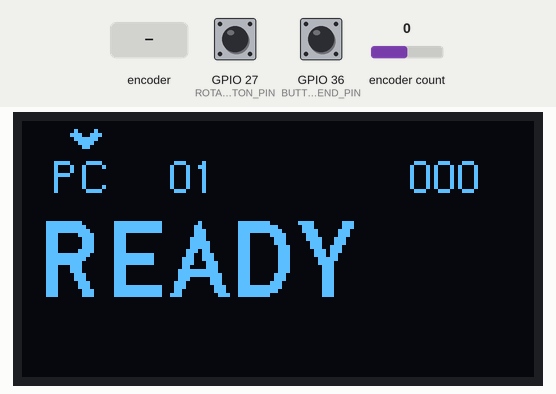
This program was run on a simulated ESP32. Parts: 128×64 one-colour display. Inputs (shaded band) come from the test bench; at power-on: encoder count 0, GPIO 36 (BUTTON_SEND_PIN) HIGH, GPIO 27 (ROTARY_ENCODER_BUTTON_PIN) HIGH. MIDI output is not drawn.

Above: at 1.2 s.
1.3 s: rotary encoder on GPIO 27 (ROTARY_ENCODER_BUTTON_PIN) / GPIO 14 (ROTARY_ENCODER_B_PIN) turned 3 steps (first pin leading)
At 2.4 s:
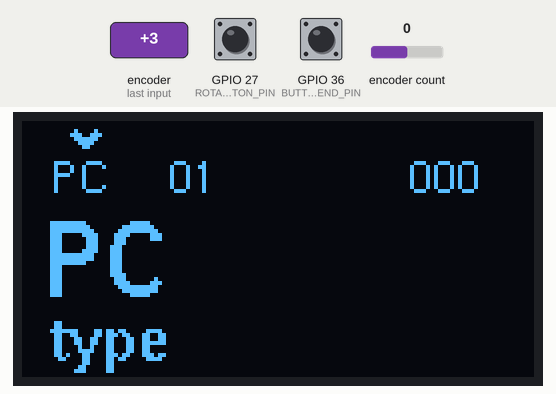
3.4 s: encoder count set to 1
At 4.4 s:
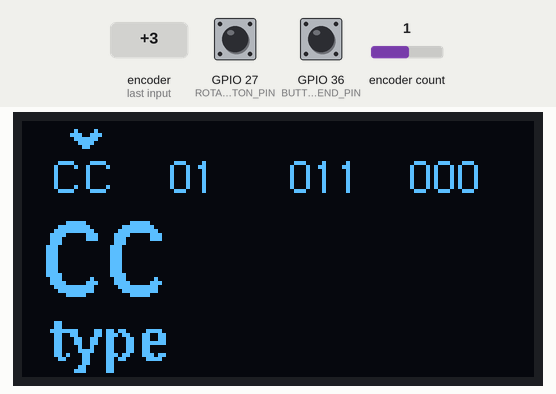
4.9 s: GPIO 36 (BUTTON_SEND_PIN) pulled LOW for 0.15 s
At 6.1 s:
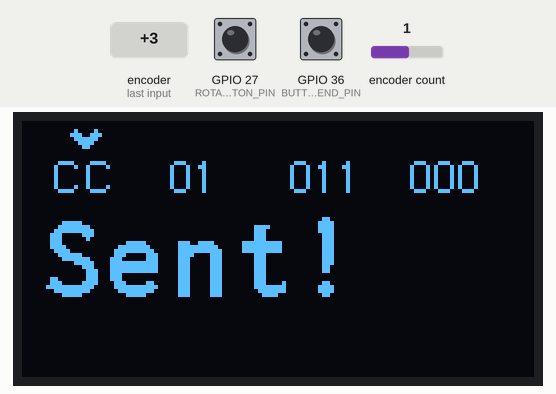
6.5 s: rotary encoder on GPIO 27 (ROTARY_ENCODER_BUTTON_PIN) / GPIO 14 (ROTARY_ENCODER_B_PIN) turned 3 steps (first pin leading)
At 7.5 s:
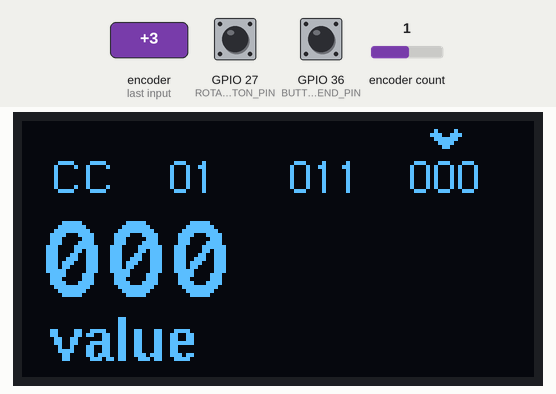
8.6 s: GPIO 36 (BUTTON_SEND_PIN) pulled LOW for 1 s
At 10.2 s:
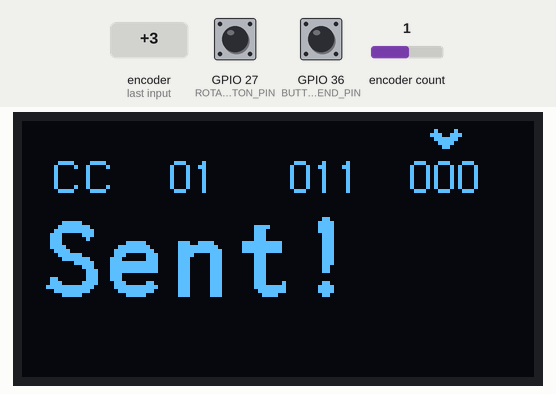
11.1 s: encoder count set to 2
At 12.5 s:
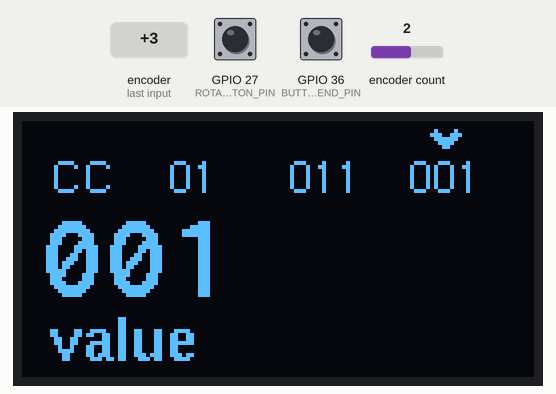
Timing chart, 0 to 13.6 s (numbered marks = the images above; inputs shaded):
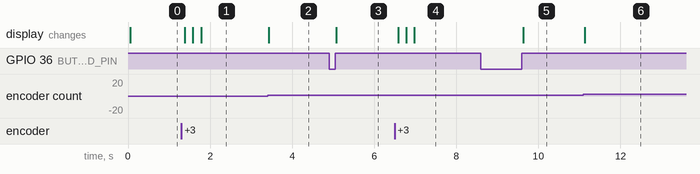

Measured:
- after the input at 1.3 s, the display: first changes after 0.08 s (image 1 shows a later state)
- after the input at 3.4 s, the display: changes at once (image 2)
- after the input at 4.9 s, the display: changes after 0.18 s (image 3)
- after the input at 6.5 s, the display: first changes after 0.08 s (image 4 shows a later state)
- after the input at 8.6 s, the display: changes after 1.0 s (image 5)
- after the input at 11.1 s, the display: changes at once (image 6)

The program:

main.cpp
```cpp
#include <AiEsp32RotaryEncoder.h>
#include <Arduino.h>
#include <U8g2lib.h>
#include <MIDI.h>

U8G2_SH1106_128X64_NONAME_F_HW_I2C display(U8G2_R0, U8X8_PIN_NONE);

const uint8_t ROTARY_ENCODER_A_PIN = 13;
const uint8_t ROTARY_ENCODER_B_PIN = 14;
const uint8_t ROTARY_ENCODER_BUTTON_PIN = 27;
const uint8_t ROTARY_ENCODER_VCC_PIN = -1;

const uint8_t DUMMY_ENCODER_A_PIN = -1;
const uint8_t DUMMY_ENCODER_B_PIN = -1;
const uint8_t DUMMY_ENCODER_VCC_PIN = -1;
const uint8_t BUTTON_SEND_PIN = 36;

AiEsp32RotaryEncoder encoder = AiEsp32RotaryEncoder(ROTARY_ENCODER_A_PIN, ROTARY_ENCODER_B_PIN, ROTARY_ENCODER_BUTTON_PIN, ROTARY_ENCODER_VCC_PIN);
AiEsp32RotaryEncoder buttonSend = AiEsp32RotaryEncoder(DUMMY_ENCODER_A_PIN, DUMMY_ENCODER_B_PIN, BUTTON_SEND_PIN, DUMMY_ENCODER_VCC_PIN);

MIDI_CREATE_INSTANCE(HardwareSerial, Serial2, MIDI);

enum encoderPage
{
    pageCmdType,
    pageChannel,
    pageCcNum,
    pageCmdValue
};

encoderPage PAGE = pageCmdType;

uint8_t midiCmdType = 0;  // 0: PC, 1: CC
uint8_t midiChannel = 1;  // 1-16
uint8_t midiCcNum = 11;   // 0-127
uint8_t midiCmdValue = 0; // 0 - 127

int16_t encoderValue;

String msg = "";
String page = "";

String statusCmdType = "";
String statusChannel = "";
String statusCcNum = "";
String statusValue = "";

void setOled(const char *msg, const char *page);
void rotary_onButtonClick();
void buttonSendClick();
void rotary_loop();

void setup()
{

    Serial.begin(115200);
    MIDI.begin(MIDI_CHANNEL_OMNI);

    encoder.begin();
    encoder.setup([] { encoder.readEncoder_ISR(); });

    buttonSend.begin();
    buttonSend.setup([] { buttonSend.readEncoder_ISR(); });

    // Initial Page
    PAGE = pageCmdType;
    encoder.setBoundaries(0, 1, false);

    display.begin();
    setOled("READY", page.c_str());
}

void loop()
{

    rotary_loop();

    delay(10);
    if (millis() > 10000)
    {
        encoder.enable();
        buttonSend.enable();
    }
}

void setOled(const char *msg, const char *page)
{
    display.clearBuffer();

    int statusIndicator = 12;

    switch (PAGE)
    {
    case pageCmdType:
        statusIndicator = 12;
        break;
    case pageChannel:
        statusIndicator = 40;
        break;
    case pageCcNum:
        statusIndicator = 73;
        break;
    case pageCmdValue:
        statusIndicator = 102;
        break;
    }

    display.setFont(u8g2_font_open_iconic_arrow_1x_t);
    display.drawStr(statusIndicator, 9, "P");

    if (midiCmdType == 0)
    {
        statusCmdType = "PC";
        statusCcNum = "";
    }
    else if (midiCmdType == 1)
    {
        statusCmdType = "CC";
        statusCcNum = (midiCcNum < 100) ? "0" : "";
        statusCcNum += (midiCcNum < 10) ? "0" : "";
        statusCcNum += String(midiCcNum);
    }

    statusChannel = (midiChannel < 10) ? "0" : "";
    statusChannel += String(midiChannel);
    statusValue = (midiCmdValue < 100) ? "0" : "";
    statusValue += (midiCmdValue < 10) ? "0" : "";
    statusValue += String(midiCmdValue);

    display.setFont(u8g2_font_helvR08_tf);
    display.drawStr(7, 18, statusCmdType.c_str());
    display.drawStr(37, 18, statusChannel.c_str());
    display.drawStr(67, 18, statusCcNum.c_str());
    display.drawStr(97, 18, statusValue.c_str());

    display.setFont(u8g2_font_inb19_mf);
    display.drawStr(5, 44, msg);

    display.setFont(u8g2_font_helvB10_tf);
    display.drawStr(7, 60, page);

    display.sendBuffer();
}

void rotary_onButtonClick()
{
    switch (PAGE)
    {
    case pageCmdType:
        PAGE = pageChannel;
        encoder.setBoundaries(1, 16, false);
        encoder.reset(midiChannel);
        msg = (midiChannel < 10) ? "0" : "";
        msg += String(midiChannel);
        page = "channel";
        break;
    case pageChannel:
        if (midiCmdType == 0)
        {
            PAGE = pageCmdValue;
            encoder.setBoundaries(0, 127, false);
            encoder.reset(midiCmdValue);
            msg = (midiCmdValue < 100) ? "0" : "";
            msg += (midiCmdValue < 10) ? "0" : "";
            msg += String(midiCmdValue);
            page = "value";
        }
        else if (midiCmdType == 1)
        {
            PAGE = pageCcNum;
            encoder.setBoundaries(0, 127, false);
            encoder.reset(midiCcNum);
            msg = (midiCcNum < 100) ? "0" : "";
            msg += (midiCcNum < 10) ? "0" : "";
            msg += String(midiCcNum);
            page = "cc num";
        }
        break;
    case pageCcNum:
        PAGE = pageCmdValue;
        encoder.setBoundaries(0, 127, false);
        encoder.reset(midiCmdValue);
        msg = (midiCmdValue < 100) ? "0" : "";
        msg += (midiCmdValue < 10) ? "0" : "";
        msg += String(midiCmdValue);
        page = "value";
        break;
    case pageCmdValue:
        PAGE = pageCmdType;
        encoder.setBoundaries(0, 1, false);
        encoder.reset(midiCmdType);
        if (midiCmdType == 0)
            msg = "PC";
        else if (midiCmdType == 1)
            msg = "CC";
        page = "type";
        break;
    }

    setOled(msg.c_str(), page.c_str());
}

void buttonSendClick()
{
    if (midiCmdType == 0)
        MIDI.sendProgramChange(midiCmdValue, midiChannel);
    else if (midiCmdType == 1)
        MIDI.sendControlChange(midiCcNum, midiCmdValue, midiChannel);

    setOled("Sent!", "");
    // setOled(msg.c_str(), page.c_str());
}

void rotary_loop()
{

    if (encoder.currentButtonState() == BUT_RELEASED)
    {
        rotary_onButtonClick();
    }

    if (buttonSend.currentButtonState() == BUT_RELEASED)
    {
        buttonSendClick();
    }

    int16_t encoderDelta = encoder.encoderChanged();

    if (encoderDelta == 0)
        return;

    if (encoderDelta != 0)
    {
        encoderValue = encoder.readEncoder();

        switch (PAGE)
        {
        case pageCmdType:
            midiCmdType = encoderValue;
            if (midiCmdType == 0)
                msg = "PC";
            else if (midiCmdType == 1)
                msg = "CC";
            page = "type";
            break;
        case pageChannel:
            midiChannel = encoderValue;
            msg = (midiChannel < 10) ? "0" : "";
            msg += String(midiChannel);
            page = "channel";
            break;
        case pageCcNum:
            midiCcNum = encoderValue;
            msg = (midiCcNum < 100) ? "0" : "";
            msg += (midiCcNum < 10) ? "0" : "";
            msg += String(midiCcNum);
            page = "cc num";
            break;
        case pageCmdValue:
            midiCmdValue = encoderValue;
            msg = (midiCmdValue < 100) ? "0" : "";
            msg += (midiCmdValue < 10) ? "0" : "";
            msg += String(midiCmdValue);
            page = "value";
            break;
        }

        setOled(msg.c_str(), page.c_str());
    }
}
```
